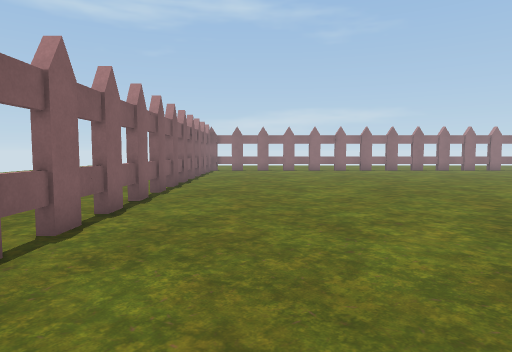
[1] (above)

22 first-person views from a walk through a Unity game level. The camera is 1.2 m above the floor, tilts 4° down and sees 75° across. The floor is counted in squares, 1 m on a side. Each view is taken from the middle of a square. On the plan, view 1 faces up. The plan holds only what a view shows up to about 14 squares ahead; the rest is blank. The place goes on beyond the plan.

[2]
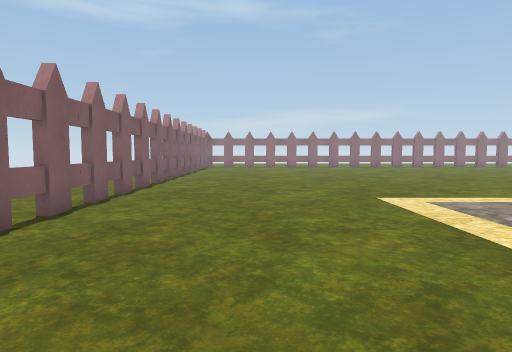

[3]
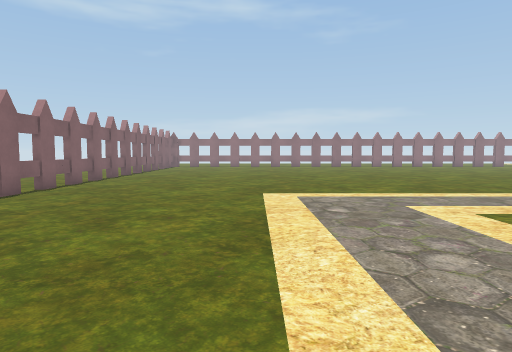

[4]
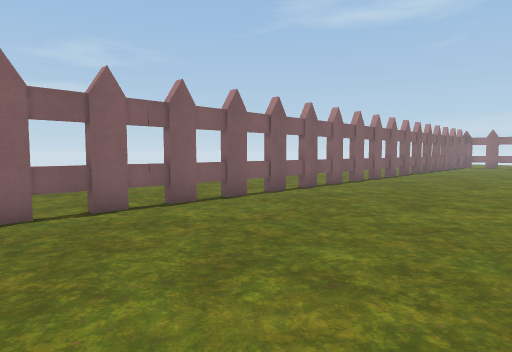

[5]
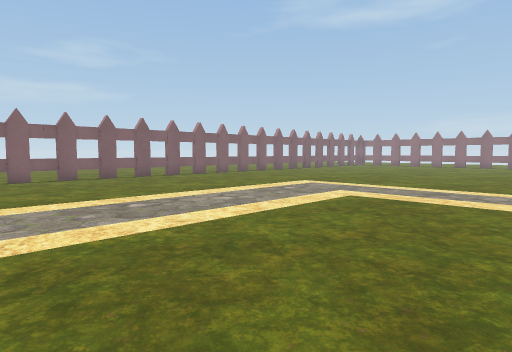

[6]
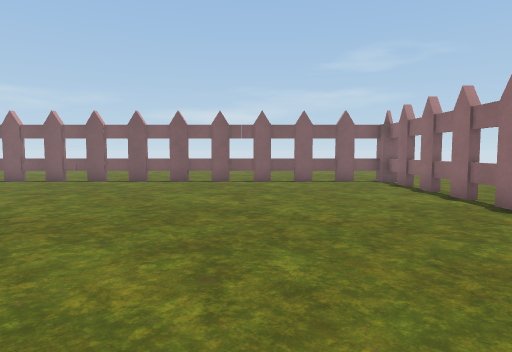

[7]
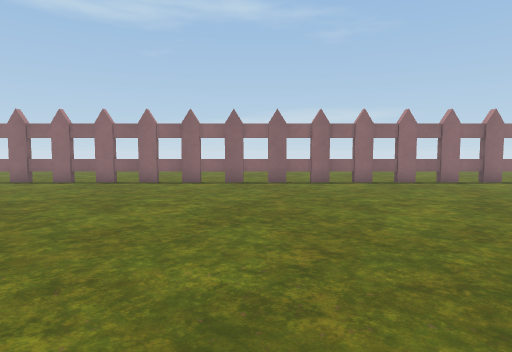

[8]
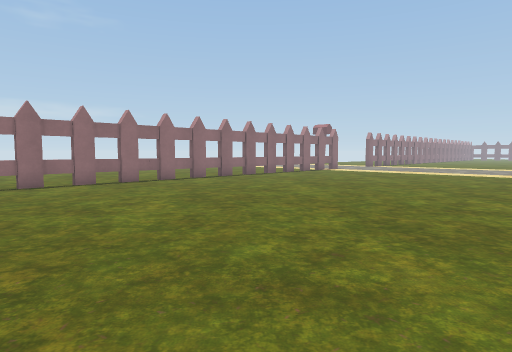

[9]
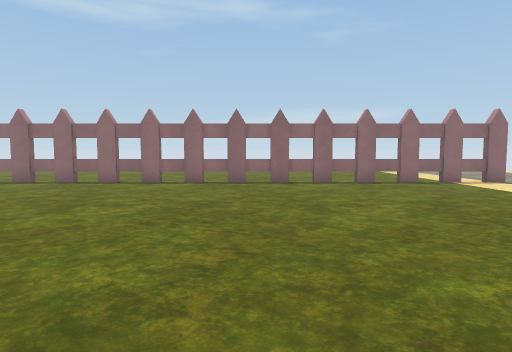

[10]
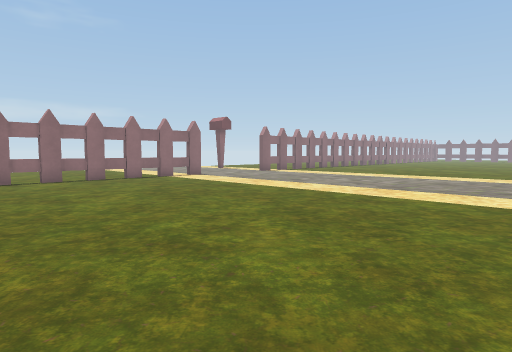

[11]
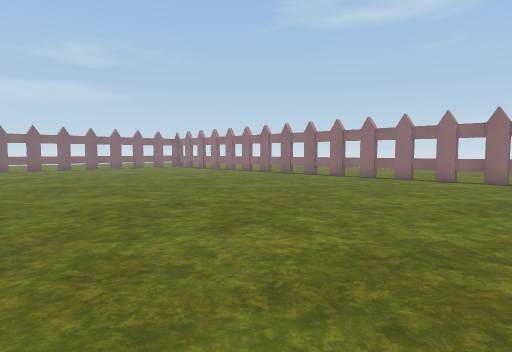

[12]
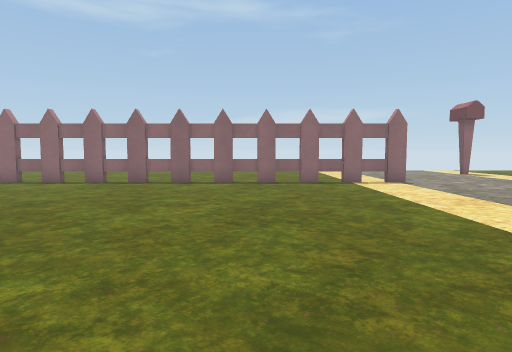

[13]
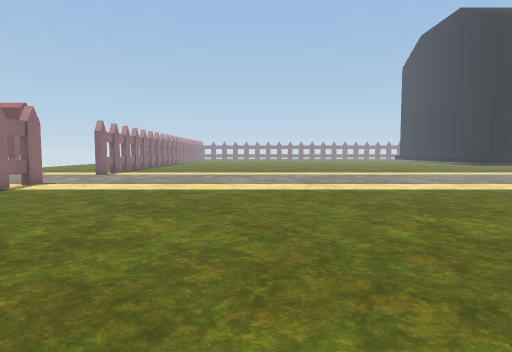

[14]
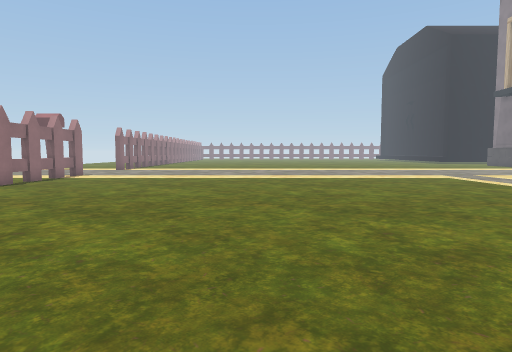

[15]
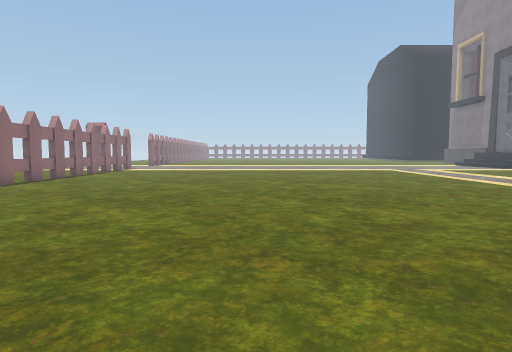

[16]
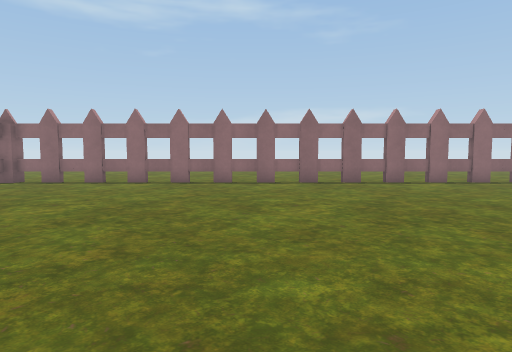

[17]
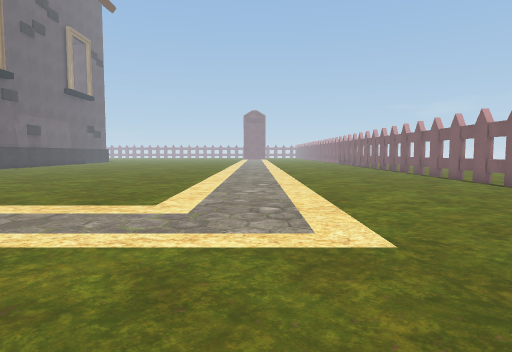

[18]
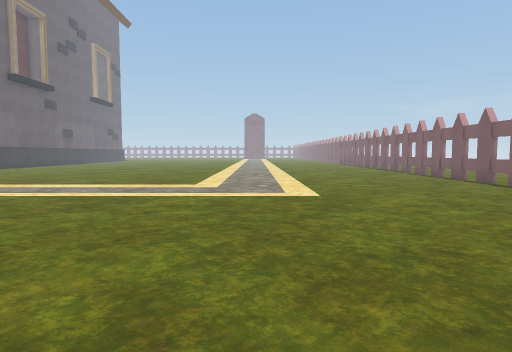

[19]
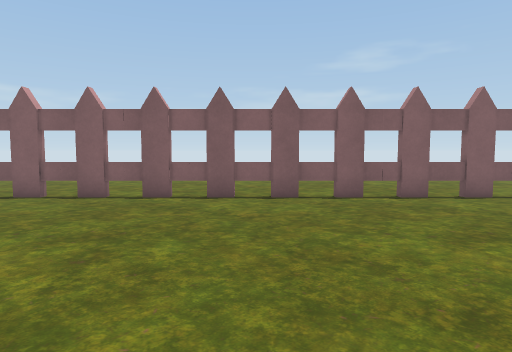

[20]
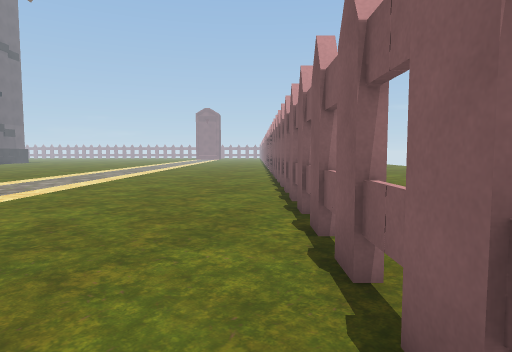

[21]
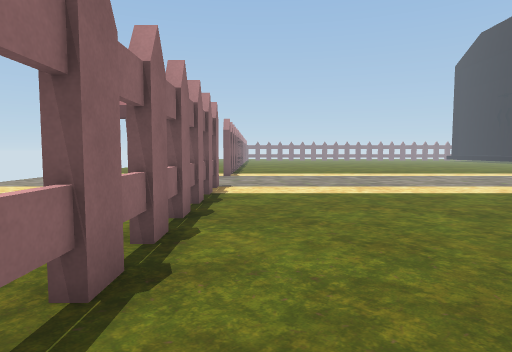

[22]
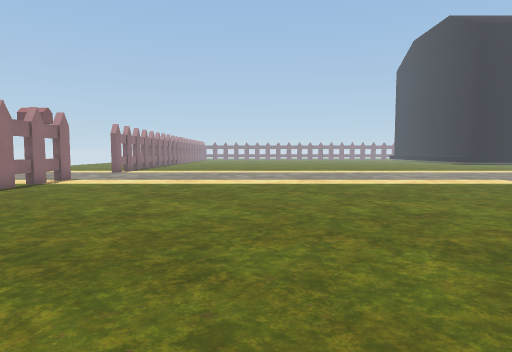

### Floor plan
Key: @ floor where view 1 was taken; # wall or solid block; x gap in a wall; . floor; = window, fence, low wall or low ledge; T thing the floor can be seen under or through.
Columns run from 7 left of view 1 to 33 right of it. Each row starts with its distance up from view 1.
 23     x=####=#=####=####=#=####=#=####=#=.
 22 ..  #.##.....##.....##...##.....##.....#.
 21 ....#....................................
 20 ....=....................................
 19  ...#....................................
 18 ....=....................................
 17 ....T....................................
 16 ....T....................................
 15 ....T....................................
 14    .T....................................
 13 ....=....................................
 12 ....#....................................
 11 ....=....................................
 10 ....T....................................
  9  ...T....................................
  8 ....T...................................
  7 ....T...................................
  6 ....=................  .....  ..........
  5 ....#...............    ....   .... ....
  4  ...=................     ..     ..
  3   ..T.................
  2   ..T.................
  1   ..=..................
  0  ...#..@...............
 -1  ...=................
 -2 ....T.................
 -3 ....T.................
 -4   ..T..................
 -5 ....T..................
 -6 ....=................
 -7     #...............
 -8     =.............. .

Positions as (right, up) in squares from view 1, and headings:
1: (0, 0), facing up
2: (1, -5), facing up
3: (4, -6), facing up
4: (4, -8), facing up-left
5: (13, -8), facing up-left
6: (11, 17), facing left
7: (10, 9), facing up
8: (10, 9), facing up-right
9: (22, 9), facing up
10: (21, 7), facing up-right
11: (22, 7), facing up-left
12: (26, 9), facing up
13: (19, 14), facing right
14: (14, 13), facing right
15: (7, 13), facing right
16: (7, 9), facing up
17: (6, 8), facing down
18: (6, 13), facing down
19: (6, 13), facing left
20: (-2, 5), facing down
21: (20, 21), facing right
22: (17, 14), facing right
